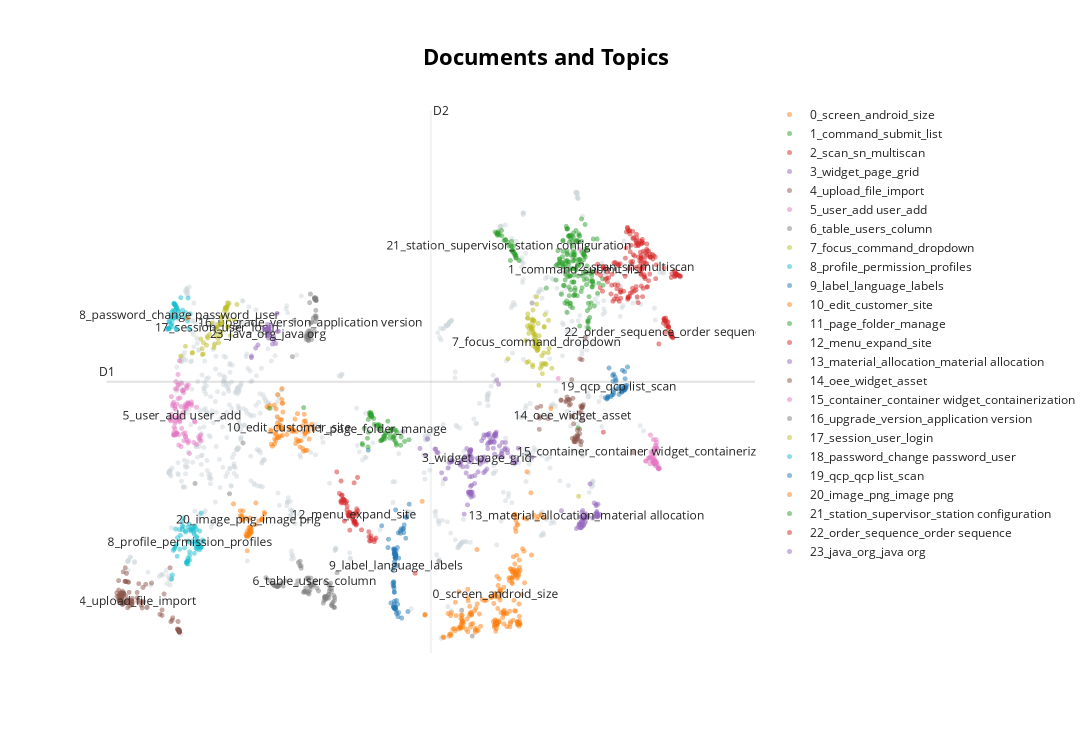

Notebook code for this chart:
### Code cell
# Run the visualization with the original embeddings
topic_model.visualize_documents(texts, embeddings=embeddings)
